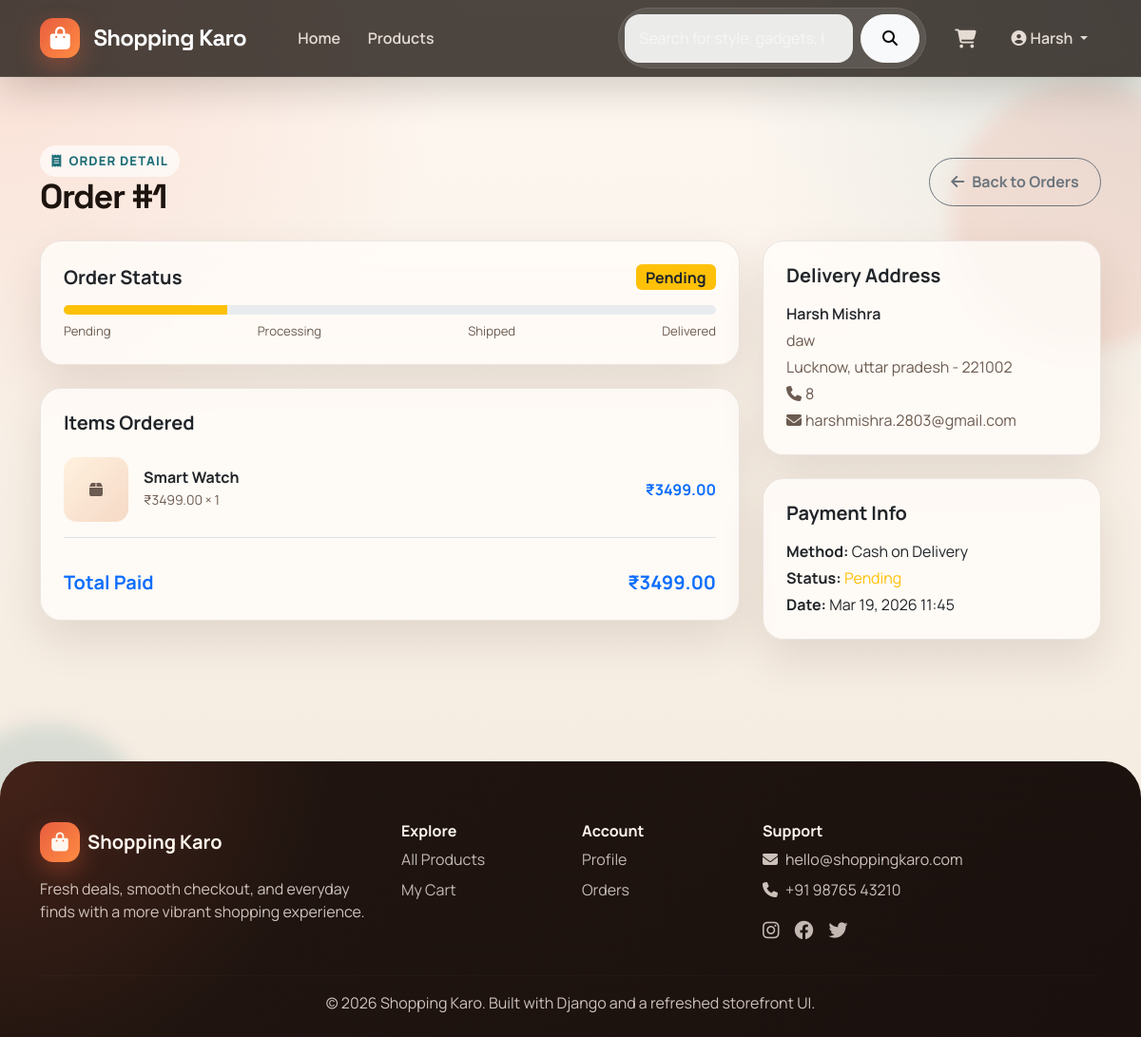
/orders/1/ (signed in), run on the app's committed database.
### orders/models.py (models this page shows, shortened)
class Order(models.Model):
    STATUS_CHOICES = [
        ('pending', 'Pending'),
        ('processing', 'Processing'),
        ('shipped', 'Shipped'),
        ('delivered', 'Delivered'),
        ('cancelled', 'Cancelled'),
    ]
    PAYMENT_CHOICES = [
        ('cod', 'Cash on Delivery'),
        ('online', 'Online Payment'),
    ]
    user = models.ForeignKey(User, on_delete=models.CASCADE, related_name='orders')
    status = models.CharField(max_length=20, choices=STATUS_CHOICES, default='pending')
    payment_method = models.CharField(max_length=20, choices=PAYMENT_CHOICES, default='cod')
    payment_status = models.BooleanField(default=False)
    total_amount = models.DecimalField(max_digits=10, decimal_places=2)
    full_name = models.CharField(max_length=200)
    email = models.EmailField()
    phone = models.CharField(max_length=15)
    address = models.TextField()
    city = models.CharField(max_length=100)
    state = models.CharField(max_length=100)
    pincode = models.CharField(max_length=10)
    created_at = models.DateTimeField(auto_now_add=True)
    updated_at = models.DateTimeField(auto_now=True)
    class Meta:
        ordering = ['-created_at']

class OrderItem(models.Model):
    order = models.ForeignKey(Order, on_delete=models.CASCADE, related_name='items')
    product = models.ForeignKey(Product, on_delete=models.SET_NULL, null=True)
    product_name = models.CharField(max_length=200)
    price = models.DecimalField(max_digits=10, decimal_places=2)
    quantity = models.PositiveIntegerField()
    @property
    def total_price(self):
        return self.price * self.quantity

### orders/views.py (the view)
# urls.py: path('<int:order_id>/', views.order_detail, name='order_detail'),
@login_required
def order_detail(request, order_id):
    order = get_object_or_404(Order, id=order_id, user=request.user)
    return render(request, 'orders/order_detail.html', {'order': order})

### cart/context_processors.py (called while the page is built)
def cart_count(request):
    count = 0
    try:
        if request.user.is_authenticated:
            cart = Cart.objects.filter(user=request.user).first()
        else:
            session_key = request.session.session_key
            cart = Cart.objects.filter(session_key=session_key).first() if session_key else None
        if cart:
            count = cart.total_items
    except Exception:
        pass
    return {'cart_count': count}

### cart/models.py (called while the page is built)
    @property
    def total_items(self):
        return sum(item.quantity for item in self.items.all())

### templates/orders/order_detail.html (shortened to what this page needs)
{% extends 'base.html' %}
{% block content %}
<div class="container py-5">
    <div class="d-flex justify-content-between align-items-center mb-4 flex-wrap gap-3" data-reveal>
        <div>
            <span class="eyebrow"><i class="fas fa-receipt"></i> Order Detail</span>
            <h2 class="section-title mb-0">Order #{{ order.id }}</h2>
        </div>
        <a href="{% url 'orders:order_list' %}" class="btn btn-outline-secondary">
            <i class="fas fa-arrow-left me-2"></i>Back to Orders
        </a>
    </div>
    <div class="row g-4">
        <div class="col-lg-8" data-reveal>
            <div class="card p-4 mb-4">
                <div class="d-flex justify-content-between align-items-center mb-3 flex-wrap gap-3">
                    <h5 class="fw-bold mb-0">Order Status</h5>
                    {% if order.status == 'pending' %}<span class="badge bg-warning text-dark fs-6">Pending</span>
                    {% elif order.status == 'processing' %}<span class="badge bg-info fs-6">Processing</span>
                    {% elif order.status == 'shipped' %}<span class="badge bg-primary fs-6">Shipped</span>
                    {% elif order.status == 'delivered' %}<span class="badge bg-success fs-6">Delivered</span>
                    {% elif order.status == 'cancelled' %}<span class="badge bg-danger fs-6">Cancelled</span>
                    {% endif %}
                </div>
                <div class="progress mb-2" style="height:10px;border-radius:999px">
                    {% if order.status == 'pending' %}<div class="progress-bar bg-warning" style="width:25%"></div>
                    {% elif order.status == 'processing' %}<div class="progress-bar bg-info" style="width:50%"></div>
                    {% elif order.status == 'shipped' %}<div class="progress-bar bg-primary" style="width:75%"></div>
                    {% elif order.status == 'delivered' %}<div class="progress-bar bg-success" style="width:100%"></div>
                    {% endif %}
                </div>
                <div class="d-flex justify-content-between text-muted" style="font-size:0.82rem">
                    <span>Pending</span><span>Processing</span><span>Shipped</span><span>Delivered</span>
                </div>
            </div>
            <div class="card p-4">
                <h5 class="fw-bold mb-4">Items Ordered</h5>
                {% for item in order.items.all %}
                <div class="d-flex align-items-center mb-3 pb-3 border-bottom gap-3">
                    {% if item.product and item.product.image %}
                    <img src="{{ item.product.image.url }}" style="width:68px;height:68px;object-fit:cover;border-radius:14px" alt="">
                    {% else %}
                    <div class="d-flex align-items-center justify-content-center" style="width:68px;height:68px;border-radius:14px;background:linear-gradient(135deg,#fff1de,#f5d9c6)">
                        <i class="fas fa-box text-muted"></i>
                    </div>
                    {% endif %}
                    <div class="flex-grow-1">
                        <h6 class="fw-bold mb-0">{{ item.product_name }}</h6>
                        <small class="text-muted">₹{{ item.price }} × {{ item.quantity }}</small>
                    </div>
                    <span class="fw-bold text-primary">₹{{ item.total_price }}</span>
                </div>
                {% endfor %}
                <div class="d-flex justify-content-between fw-bold fs-5 mt-3 text-primary">
                    <span>Total Paid</span>
                    <span>₹{{ order.total_amount }}</span>
                </div>
            </div>
        </div>
        <div class="col-lg-4" data-reveal>
            <div class="card p-4 mb-4">
                <h5 class="fw-bold mb-3">Delivery Address</h5>
                <p class="mb-1 fw-semibold">{{ order.full_name }}</p>
                <p class="mb-1 text-muted">{{ order.address }}</p>
                <p class="mb-1 text-muted">{{ order.city }}, {{ order.state }} - {{ order.pincode }}</p>
                <p class="mb-1 text-muted"><i class="fas fa-phone me-1"></i>{{ order.phone }}</p>
                <p class="mb-0 text-muted"><i class="fas fa-envelope me-1"></i>{{ order.email }}</p>
            </div>
            <div class="card p-4">
                <h5 class="fw-bold mb-3">Payment Info</h5>
                <p class="mb-1"><strong>Method:</strong> {{ order.get_payment_method_display }}</p>
                <p class="mb-1"><strong>Status:</strong>
                    {% if order.payment_status %}<span class="text-success">Paid</span>{% else %}<span class="text-warning">Pending</span>{% endif %}
                </p>
                <p class="mb-0"><strong>Date:</strong> {{ order.created_at|date:"M d, Y H:i" }}</p>
            </div>
        </div>
    </div>
</div>
{% endblock %}

### templates/base.html (shortened to what this page needs)
<!DOCTYPE html>
<html lang="en">
<head>
    <link href="https://cdn.jsdelivr.net/npm/bootstrap@5.3.0/dist/css/bootstrap.min.css" rel="stylesheet">
    <link href="https://cdnjs.cloudflare.com/ajax/libs/font-awesome/6.4.0/css/all.min.css" rel="stylesheet">
</head>
<body>
<nav class="navbar navbar-expand-lg navbar-dark sticky-top">
    <div class="container">
        <a class="navbar-brand" href="{% url 'store:home' %}">
            <span class="brand-mark"><i class="fas fa-bag-shopping"></i></span>
            <span>Shopping Karo</span>
        </a>
        <div class="collapse navbar-collapse" id="navMenu">
            <ul class="navbar-nav me-auto ms-lg-4">
                <li class="nav-item"><a class="nav-link" href="{% url 'store:home' %}">Home</a></li>
                <li class="nav-item"><a class="nav-link" href="{% url 'store:product_list' %}">Products</a></li>
            </ul>
            <form class="d-flex me-lg-3 my-3 my-lg-0 search-shell" action="{% url 'store:product_list' %}" method="get">
                <input class="form-control me-2" type="search" name="q" placeholder="Search for style, gadgets, books..." value="{{ request.GET.q }}">
                <button class="btn btn-light" type="submit"><i class="fas fa-search"></i></button>
            </form>
            <ul class="navbar-nav align-items-lg-center">
                <li class="nav-item me-lg-2">
                    <a class="nav-link position-relative" href="{% url 'cart:detail' %}">
                        <i class="fas fa-shopping-cart fa-lg"></i>
                    </a>
                </li>
                {% if user.is_authenticated %}
                <li class="nav-item dropdown">
                    <a class="nav-link dropdown-toggle" href="#" data-bs-toggle="dropdown">
                        <i class="fas fa-user-circle me-1"></i>{{ user.username }}
                    </a>
                </li>
                {% else %}
                <li class="nav-item"><a class="nav-link" href="{% url 'accounts:login' %}">Login</a></li>
                <li class="nav-item"><a class="btn btn-primary ms-lg-2" href="{% url 'accounts:register' %}">Join Now</a></li>
                {% endif %}
            </ul>
        </div>
    </div>
</nav>
<div class="page-shell">
    <main class="page-content">
        {% block content %}{% endblock %}
    </main>
</div>
<footer class="footer">
    <div class="container">
        <div class="row g-4">
            <div class="col-md-4">
                <h5 class="fw-bold d-flex align-items-center gap-2">
                    <span class="brand-mark"><i class="fas fa-bag-shopping"></i></span>
                    <span>Shopping Karo</span>
                </h5>
                <p class="mt-3 mb-0">Fresh deals, smooth checkout, and everyday finds with a more vibrant shopping experience.</p>
            </div>
            <div class="col-md-2">
                <h6 class="fw-bold">Explore</h6>
                <ul class="list-unstyled">
                    <li class="mb-2"><a href="{% url 'store:product_list' %}">All Products</a></li>
                    <li class="mb-2"><a href="{% url 'cart:detail' %}">My Cart</a></li>
                </ul>
            </div>
            <div class="col-md-2">
                <h6 class="fw-bold">Account</h6>
                <ul class="list-unstyled">
                    {% if user.is_authenticated %}
                    <li class="mb-2"><a href="{% url 'accounts:profile' %}">Profile</a></li>
                    <li class="mb-2"><a href="{% url 'orders:order_list' %}">Orders</a></li>
                    {% else %}
                    <li class="mb-2"><a href="{% url 'accounts:login' %}">Login</a></li>
                    <li class="mb-2"><a href="{% url 'accounts:register' %}">Register</a></li>
                    {% endif %}
                </ul>
            </div>
            <div class="col-md-4">
                <h6 class="fw-bold">Support</h6>
                <p class="mb-2"><i class="fas fa-envelope me-2"></i>hello@shoppingkaro.com</p>
                <p class="mb-3"><i class="fas fa-phone me-2"></i>+91 98765 43210</p>
                <div class="d-flex gap-3 fs-5">
                    <a href="#"><i class="fab fa-instagram"></i></a>
                    <a href="#"><i class="fab fa-facebook"></i></a>
                    <a href="#"><i class="fab fa-twitter"></i></a>
                </div>
            </div>
        </div>
        <hr style="border-color: rgba(255,255,255,0.08); margin: 2rem 0 1rem;">
        <p class="text-center mb-0">&copy; 2026 Shopping Karo. Built with Django and a refreshed storefront UI.</p>
    </div>
</footer>
</body>
</html>

### data on the page
Order: id "1", total_amount "3499.00", full_name "Harsh Mishra", address "daw", city "Lucknow", state "uttar pradesh", pincode "221002", phone "8", email "harshmishra.2803@gmail.com", payment_method "Cash on Delivery", created_at "Mar 19, 2026 11:45"
OrderItem: product_name "Smart Watch", price "3499.00", quantity "1", total_price "3499.00"

### other printed values
{{ user.username }} "Harsh"
